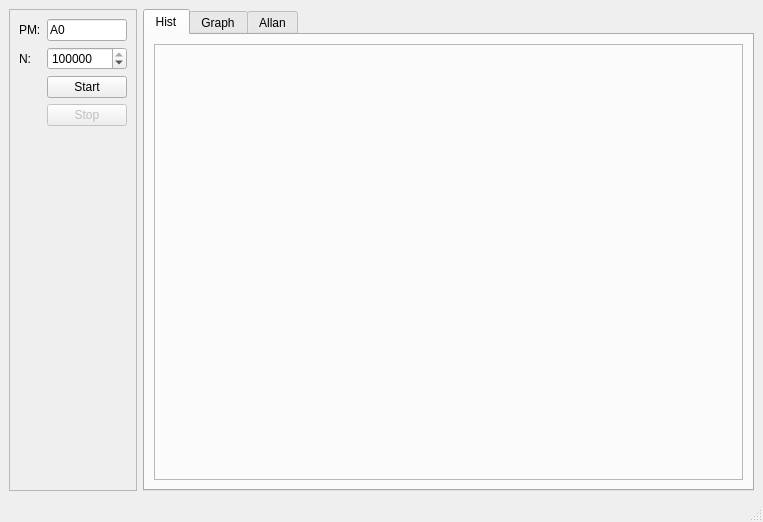
<?xml version="1.0" encoding="UTF-8"?>
<ui version="4.0">
 <class>ZeroLevelHistos</class>
 <widget class="QMainWindow" name="ZeroLevelHistos">
  <property name="geometry">
   <rect>
    <x>0</x>
    <y>0</y>
    <width>763</width>
    <height>522</height>
   </rect>
  </property>
  <property name="windowTitle">
   <string>MainWindow</string>
  </property>
  <widget class="QWidget" name="centralwidget">
   <layout class="QGridLayout" name="gridLayout_4" columnstretch="1,15">
    <item row="0" column="1">
     <widget class="QTabWidget" name="tabWidget">
      <property name="currentIndex">
       <number>0</number>
      </property>
      <widget class="QWidget" name="tab">
       <attribute name="title">
        <string>Hist</string>
       </attribute>
       <layout class="QVBoxLayout" name="verticalLayout">
        <item>
         <widget class="QFrame" name="frame_2">
          <property name="frameShape">
           <enum>QFrame::StyledPanel</enum>
          </property>
          <property name="frameShadow">
           <enum>QFrame::Raised</enum>
          </property>
          <layout class="QGridLayout" name="gridLayout">
           <property name="leftMargin">
            <number>1</number>
           </property>
           <property name="topMargin">
            <number>1</number>
           </property>
           <property name="rightMargin">
            <number>1</number>
           </property>
           <property name="bottomMargin">
            <number>1</number>
           </property>
           <property name="spacing">
            <number>0</number>
           </property>
           <item row="2" column="4">
            <widget class="QCustomPlot" name="h8" native="true"/>
           </item>
           <item row="3" column="2">
            <widget class="QCustomPlot" name="h11" native="true"/>
           </item>
           <item row="3" column="0">
            <widget class="QCustomPlot" name="h9" native="true"/>
           </item>
           <item row="1" column="2">
            <widget class="QCustomPlot" name="h3" native="true"/>
           </item>
           <item row="1" column="1">
            <widget class="QCustomPlot" name="h2" native="true"/>
           </item>
           <item row="3" column="4">
            <widget class="QCustomPlot" name="h12" native="true"/>
           </item>
           <item row="1" column="0">
            <widget class="QCustomPlot" name="h1" native="true"/>
           </item>
           <item row="1" column="4">
            <widget class="QCustomPlot" name="h4" native="true"/>
           </item>
           <item row="2" column="0">
            <widget class="QCustomPlot" name="h5" native="true"/>
           </item>
           <item row="3" column="1">
            <widget class="QCustomPlot" name="h10" native="true"/>
           </item>
           <item row="2" column="2">
            <widget class="QCustomPlot" name="h7" native="true"/>
           </item>
           <item row="2" column="1">
            <widget class="QCustomPlot" name="h6" native="true"/>
           </item>
          </layout>
         </widget>
        </item>
       </layout>
      </widget>
      <widget class="QWidget" name="tab_2">
       <attribute name="title">
        <string>Graph</string>
       </attribute>
       <layout class="QGridLayout" name="gridLayout_5">
        <item row="0" column="0">
         <widget class="QFrame" name="frame_3">
          <property name="frameShape">
           <enum>QFrame::StyledPanel</enum>
          </property>
          <property name="frameShadow">
           <enum>QFrame::Raised</enum>
          </property>
          <layout class="QGridLayout" name="gridLayout_2">
           <property name="leftMargin">
            <number>1</number>
           </property>
           <property name="topMargin">
            <number>1</number>
           </property>
           <property name="rightMargin">
            <number>1</number>
           </property>
           <property name="bottomMargin">
            <number>1</number>
           </property>
           <property name="spacing">
            <number>0</number>
           </property>
           <item row="2" column="4">
            <widget class="QCustomPlot" name="h8_2" native="true"/>
           </item>
           <item row="3" column="2">
            <widget class="QCustomPlot" name="h11_2" native="true"/>
           </item>
           <item row="3" column="0">
            <widget class="QCustomPlot" name="h9_2" native="true"/>
           </item>
           <item row="1" column="2">
            <widget class="QCustomPlot" name="h3_2" native="true"/>
           </item>
           <item row="1" column="1">
            <widget class="QCustomPlot" name="h2_2" native="true"/>
           </item>
           <item row="3" column="4">
            <widget class="QCustomPlot" name="h12_2" native="true"/>
           </item>
           <item row="1" column="0">
            <widget class="QCustomPlot" name="h1_2" native="true"/>
           </item>
           <item row="1" column="4">
            <widget class="QCustomPlot" name="h4_2" native="true"/>
           </item>
           <item row="2" column="0">
            <widget class="QCustomPlot" name="h5_2" native="true"/>
           </item>
           <item row="3" column="1">
            <widget class="QCustomPlot" name="h10_2" native="true"/>
           </item>
           <item row="2" column="2">
            <widget class="QCustomPlot" name="h7_2" native="true"/>
           </item>
           <item row="2" column="1">
            <widget class="QCustomPlot" name="h6_2" native="true"/>
           </item>
          </layout>
         </widget>
        </item>
       </layout>
      </widget>
      <widget class="QWidget" name="tab_3">
       <attribute name="title">
        <string>Allan</string>
       </attribute>
       <layout class="QGridLayout" name="gridLayout_3">
        <item row="0" column="0">
         <widget class="QCustomPlot" name="allanPlot" native="true"/>
        </item>
       </layout>
      </widget>
     </widget>
    </item>
    <item row="0" column="0">
     <widget class="QFrame" name="frame">
      <property name="frameShape">
       <enum>QFrame::StyledPanel</enum>
      </property>
      <property name="frameShadow">
       <enum>QFrame::Raised</enum>
      </property>
      <layout class="QFormLayout" name="formLayout">
       <item row="0" column="0">
        <widget class="QLabel" name="label">
         <property name="text">
          <string>PM:</string>
         </property>
        </widget>
       </item>
       <item row="0" column="1">
        <widget class="QLineEdit" name="lineEdit">
         <property name="text">
          <string>A0</string>
         </property>
        </widget>
       </item>
       <item row="1" column="0">
        <widget class="QLabel" name="label_2">
         <property name="text">
          <string>N:</string>
         </property>
        </widget>
       </item>
       <item row="1" column="1">
        <widget class="QSpinBox" name="spinBox">
         <property name="minimum">
          <number>2</number>
         </property>
         <property name="maximum">
          <number>131072</number>
         </property>
         <property name="singleStep">
          <number>50</number>
         </property>
         <property name="value">
          <number>131072</number>
         </property>
        </widget>
       </item>
       <item row="2" column="1">
        <widget class="QPushButton" name="startBtn">
         <property name="text">
          <string>Start</string>
         </property>
        </widget>
       </item>
       <item row="3" column="1">
        <widget class="QPushButton" name="stopBtn">
         <property name="enabled">
          <bool>false</bool>
         </property>
         <property name="text">
          <string>Stop</string>
         </property>
        </widget>
       </item>
       <item row="4" column="1">
        <spacer name="verticalSpacer">
         <property name="orientation">
          <enum>Qt::Vertical</enum>
         </property>
         <property name="sizeHint" stdset="0">
          <size>
           <width>20</width>
           <height>40</height>
          </size>
         </property>
        </spacer>
       </item>
      </layout>
     </widget>
    </item>
   </layout>
  </widget>
  <widget class="QMenuBar" name="menubar">
   <property name="geometry">
    <rect>
     <x>0</x>
     <y>0</y>
     <width>763</width>
     <height>20</height>
    </rect>
   </property>
  </widget>
  <widget class="QStatusBar" name="statusbar"/>
 </widget>
 <customwidgets>
  <customwidget>
   <class>QCustomPlot</class>
   <extends>QWidget</extends>
   <header>../../src/qcustomplot.h</header>
   <container>1</container>
  </customwidget>
 </customwidgets>
 <resources/>
 <connections/>
</ui>
